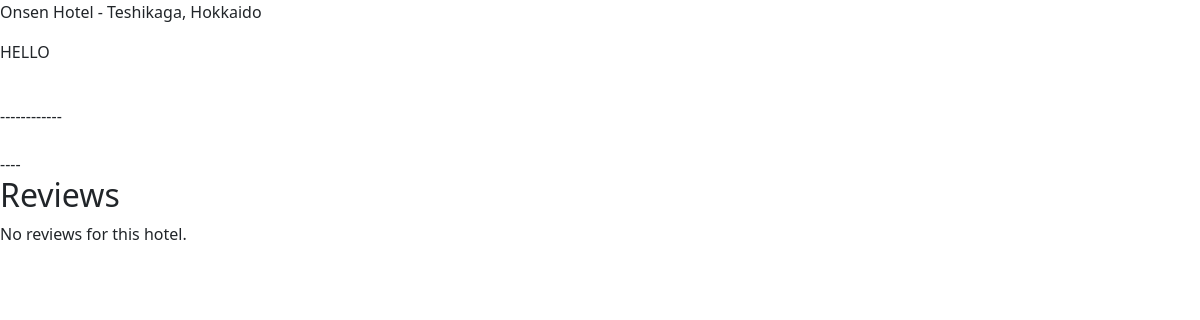
The page /hotel/1 on the database as committed earlier.
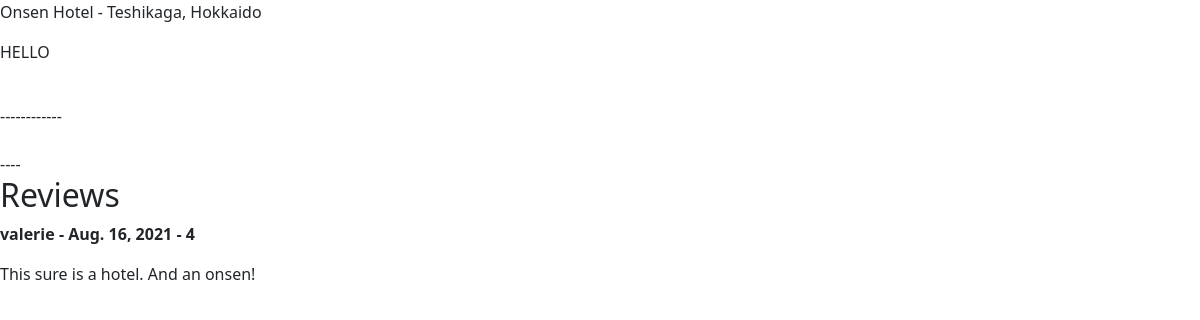
The same page on the database as committed later.
### TabiNyans/models.py (models this page shows, shortened)
class Review(models.Model):
    RATING_CHOICES = (
        (1, '1'),
        (2, '2'),
        (3, '3'),
        (4, '4'),
        (5, '5'),
    )
    hotel = models.ForeignKey(Hotel, related_name="reviews", on_delete=models.DO_NOTHING)
    pub_date = models.DateField(auto_now_add=True)
    author = models.ForeignKey(User, on_delete=models.DO_NOTHING)
    comment = models.CharField(max_length=500)
    rating = models.IntegerField(choices=RATING_CHOICES)
    admin_approved = models.BooleanField(default=False)

### TabiNyans/views.py (the view)
# urls.py: path('hotel/<int:pk>', HotelDetailView.as_view(), name="hotel_detail"),
class HotelDetailView(DetailView):
    model = Hotel
    template_name = 'hotel.html'

### TabiNyans/models.py (called while the page is built)
    def __str__(self):
        return self.city

### TabiNyans/templates/hotel.html (shortened to what this page needs)
{% extends "base.html" %}
{% block content %}
<p>{{hotel.hotel_name}} - {{ hotel.city}}
    <p>HELLO</p>
<br/>------------
<br/>
<br>----
<br>
<h2>Reviews</h2>
{% if not hotel.reviews.all %}
    No reviews for this hotel.
{% else %}
    {% for review in hotel.reviews.all %}
<p><strong>{{ review.author }} - {{review.pub_date}} - {{ review.rating }}</strong>
        <p>{{ review.comment }}
    {% endfor %}
{% endif %}
{%endblock%}

Rows that differ between the two databases and show on the page:
added Review: author "valerie", pub_date "Aug. 16, 2021", rating "4", comment "This sure is a hotel. And an onsen!"
Other text that changed with them:
text no longer shown: "No reviews for this hotel."
